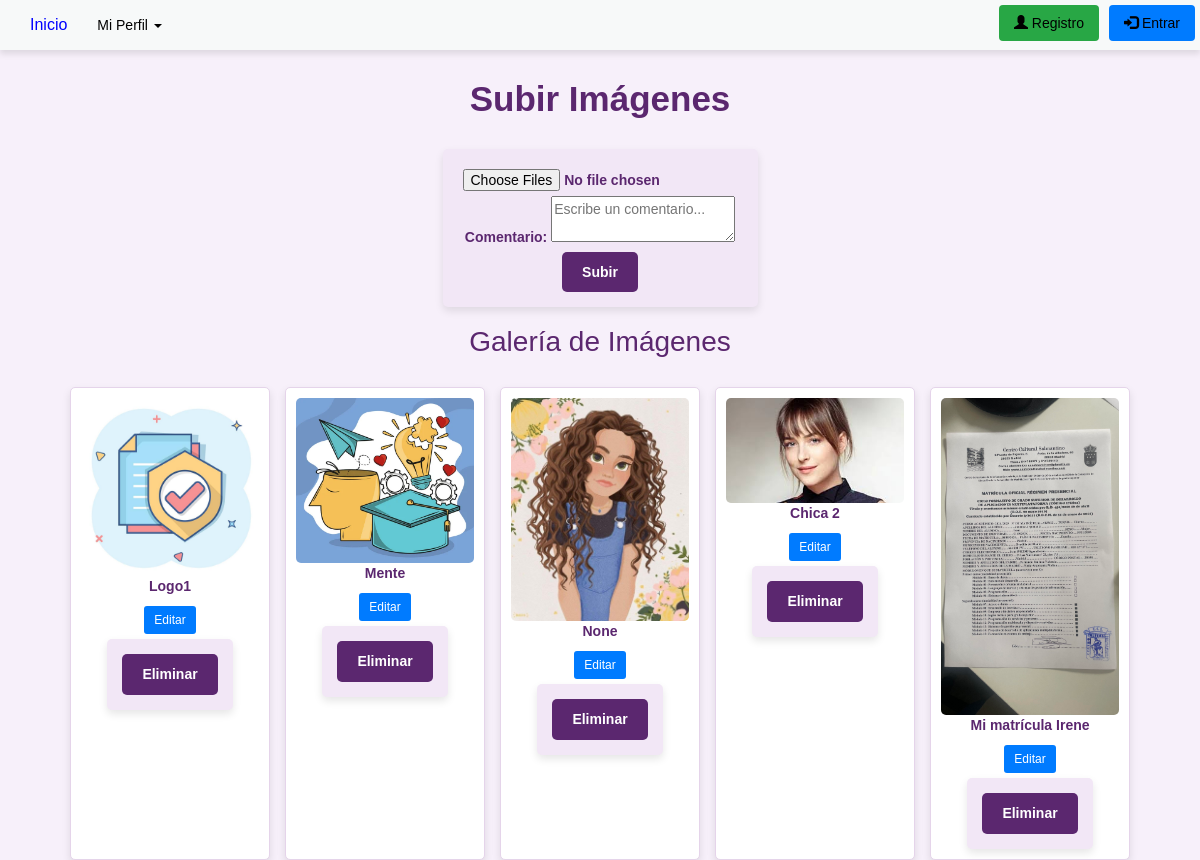
The app's page /subir_imagenes/ with its own data.
### appportfolio/models.py (models this page shows, shortened)
class Imagen(models.Model):
    id = models.AutoField(primary_key=True)
    imagen = models.ImageField("Imagen", null=True, blank=True, upload_to="media/")
    comentario = models.CharField("Comentario", max_length=100, null=True, blank=True)
    class Meta:
        verbose_name = "Imagen"
        verbose_name_plural = "Imagenes"
        ordering = ['id']

### appportfolio/views.py (the view, shortened to what this page needs)
# urls.py: path('subir_imagenes/', views.subir_imagenes, name='subir_imagenes'),
def subir_imagenes(request):
    imagenes = Imagen.objects.all()
    return render(request, 'subir_imagenes.html', {'imagenes':imagenes})

### templates/subir_imagenes.html (shortened to what this page needs)
{% extends "base.html" %}
{% load static %}
{% block head %}
<link rel="stylesheet" href="https://maxcdn.bootstrapcdn.com/bootstrap/3.3.5/css/bootstrap.min.css">
<link rel="stylesheet" href="{% static 'css/cssImagen.css' %}">
{% endblock %}
{% block content %}
<br><br>
<center>
  <h1>Subir Imágenes</h1>
  <form method="post" enctype="multipart/form-data">
      <input type="file" name="imagenes" multiple required>
      <label for="comentario">Comentario:</label>
      <textarea name="comentario" placeholder="Escribe un comentario..."></textarea>
      <br>
      <button type="submit">Subir</button>
  </form>
  <h2>Galería de Imágenes</h2>
    <div class="galeria">
        {% for imagen in imagenes %}
            {% if imagen.imagen %}
                <div class="imagen">
                    <img src="{{ imagen.imagen.url }}" alt="{{ imagen.imagen }}">
                    <p>{{ imagen.comentario }}</p>
                    <button type="button" class="btn btn-primary btn-sm" onclick="mostrarInput({{ imagen.id }})">Editar</button>
                    <form action="{% url 'eliminar_imagen' imagen.id %}" method="post" style="margin-top: 5px;">
                        <button type="submit" class="btn btn-danger btn-sm">Eliminar</button>
                    </form>
                </div>
            {% else %}
                <p>No hay imagen disponible</p>
            {% endif %}
        {% endfor %}
    </div>
    </center>
{% endblock content %}

### static/css/cssImagen.css (style rules this page uses)
body { font-family: 'Arial', sans-serif; background-color: #f7f0fa; color: #5b276f; margin: 0; padding: 0; }
h1 { font-size: 2.5em; color: #5b276f; margin-top: 20px; text-align: center; font-weight: bold; }
h2 { font-size: 2em; color: #5b276f; margin-bottom: 20px; text-align: center; }
form { margin-top: 20px; padding: 15px; border-radius: 5px; display: inline-block; background-color: #f2e7f6; box-shadow: 0px 4px 8px rgba(0, 0, 0, 0.1); text-align: center; }
form button[type="submit"] { background-color: #5b276f; color: #ffffff; border: none; padding: 10px 20px; font-size: 1em; font-weight: bold; cursor: pointer; border-radius: 5px; transition: background-color 0.3s ease; }
form input[type="file"] { color: #5b276f; font-weight: bold; font-size: 1em; padding: 5px; margin-right: 10px; }
.galeria { display: flex; flex-wrap: wrap; justify-content: center; gap: 15px; margin-top: 30px; padding: 0 20px; }
.imagen { background-color: #ffffff; border: 1px solid #e5d4ea; border-radius: 5px; box-shadow: 0px 4px 8px rgba(0, 0, 0, 0.1); padding: 10px; max-width: 200px; transition: transform 0.3s ease; text-align: center; }
.imagen img { max-width: 100%; height: auto; border-radius: 5px; }
.galeria p { color: #5b276f; font-weight: bold; text-align: center; }

### static/css/cssNavbar.css (style rules this page uses)
.btn-primary { background-color: #007bff; border: none; color: white; }
.btn-danger { background-color: #dc3545; border: none; color: white; }

### records on screen
Imagen: imagen (picture), comentario "Logo1"
Imagen: imagen (picture), comentario "Mente"
Imagen: imagen (picture), comentario "None"
Imagen: imagen (picture), comentario "Chica 2"
Imagen: imagen (picture), comentario "Mi matrícula Irene"
